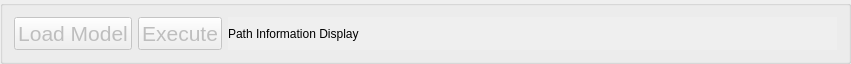
   <widget class="QGroupBox" name="gridGroupBox">
    <property name="geometry">
     <rect>
      <x>10</x>
      <y>320</y>
      <width>851</width>
      <height>61</height>
     </rect>
    </property>
    <layout class="QGridLayout" name="gridLayout_2">
     <item row="0" column="3">
      <widget class="QLabel" name="ExecutePathLabel">
       <property name="autoFillBackground">
        <bool>true</bool>
       </property>
       <property name="text">
        <string>Path Information Display</string>
       </property>
      </widget>
     </item>
     <item row="0" column="0">
      <widget class="QPushButton" name="LoadModelButton">
       <property name="enabled">
        <bool>false</bool>
       </property>
       <property name="sizePolicy">
        <sizepolicy hsizetype="Maximum" vsizetype="Fixed">
         <horstretch>0</horstretch>
         <verstretch>0</verstretch>
        </sizepolicy>
       </property>
       <property name="font">
        <font>
         <pointsize>16</pointsize>
         <weight>50</weight>
         <bold>false</bold>
        </font>
       </property>
       <property name="text">
        <string>Load Model</string>
       </property>
      </widget>
     </item>
     <item row="0" column="1">
      <widget class="QPushButton" name="ExecuteButton">
       <property name="enabled">
        <bool>false</bool>
       </property>
       <property name="sizePolicy">
        <sizepolicy hsizetype="Maximum" vsizetype="Fixed">
         <horstretch>0</horstretch>
         <verstretch>0</verstretch>
        </sizepolicy>
       </property>
       <property name="font">
        <font>
         <pointsize>16</pointsize>
         <weight>50</weight>
         <bold>false</bold>
        </font>
       </property>
       <property name="text">
        <string>Execute</string>
       </property>
      </widget>
     </item>
    </layout>
   </widget>
